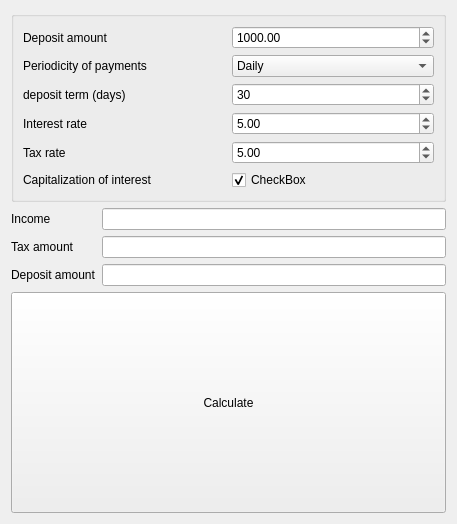
<?xml version="1.0" encoding="UTF-8"?>
<ui version="4.0">
 <class>DepositCalculatorView</class>
 <widget class="QWidget" name="DepositCalculatorView">
  <property name="geometry">
   <rect>
    <x>0</x>
    <y>0</y>
    <width>457</width>
    <height>524</height>
   </rect>
  </property>
  <property name="windowTitle">
   <string>Form</string>
  </property>
  <layout class="QGridLayout" name="gridLayout">
   <item row="4" column="0">
    <layout class="QFormLayout" name="formLayout">
     <item row="1" column="0">
      <widget class="QLabel" name="label_income">
       <property name="text">
        <string>Income</string>
       </property>
      </widget>
     </item>
     <item row="1" column="1">
      <widget class="QLineEdit" name="income">
       <property name="alignment">
        <set>Qt::AlignRight|Qt::AlignTrailing|Qt::AlignVCenter</set>
       </property>
       <property name="readOnly">
        <bool>true</bool>
       </property>
      </widget>
     </item>
     <item row="2" column="0">
      <widget class="QLabel" name="label_tax_amount">
       <property name="text">
        <string>Tax amount</string>
       </property>
      </widget>
     </item>
     <item row="2" column="1">
      <widget class="QLineEdit" name="tax_amount">
       <property name="text">
        <string/>
       </property>
       <property name="alignment">
        <set>Qt::AlignRight|Qt::AlignTrailing|Qt::AlignVCenter</set>
       </property>
       <property name="readOnly">
        <bool>true</bool>
       </property>
      </widget>
     </item>
     <item row="3" column="0">
      <widget class="QLabel" name="label_finite_amount">
       <property name="text">
        <string>Deposit amount</string>
       </property>
      </widget>
     </item>
     <item row="3" column="1">
      <widget class="QLineEdit" name="finite_amount">
       <property name="alignment">
        <set>Qt::AlignRight|Qt::AlignTrailing|Qt::AlignVCenter</set>
       </property>
       <property name="readOnly">
        <bool>true</bool>
       </property>
      </widget>
     </item>
     <item row="4" column="0" colspan="2">
      <widget class="QPushButton" name="button_calculate">
       <property name="sizePolicy">
        <sizepolicy hsizetype="Preferred" vsizetype="Expanding">
         <horstretch>0</horstretch>
         <verstretch>0</verstretch>
        </sizepolicy>
       </property>
       <property name="text">
        <string>Calculate</string>
       </property>
      </widget>
     </item>
     <item row="0" column="0" colspan="2">
      <widget class="QGroupBox" name="groupBox">
       <property name="title">
        <string/>
       </property>
       <layout class="QGridLayout" name="gridLayout_2">
        <item row="5" column="0">
         <widget class="QLabel" name="label_tax_rate">
          <property name="text">
           <string>Tax rate</string>
          </property>
         </widget>
        </item>
        <item row="1" column="0">
         <widget class="QLabel" name="label_amount">
          <property name="text">
           <string>Deposit amount</string>
          </property>
         </widget>
        </item>
        <item row="3" column="0">
         <widget class="QLabel" name="label_term">
          <property name="text">
           <string>deposit term (days)</string>
          </property>
         </widget>
        </item>
        <item row="5" column="1">
         <widget class="QDoubleSpinBox" name="tax">
          <property name="maximum">
           <double>1000.000000000000000</double>
          </property>
          <property name="value">
           <double>5.000000000000000</double>
          </property>
         </widget>
        </item>
        <item row="4" column="1">
         <widget class="QDoubleSpinBox" name="interest">
          <property name="maximum">
           <double>1000.000000000000000</double>
          </property>
          <property name="value">
           <double>5.000000000000000</double>
          </property>
         </widget>
        </item>
        <item row="7" column="1">
         <widget class="QCheckBox" name="capitalization">
          <property name="text">
           <string>CheckBox</string>
          </property>
          <property name="checked">
           <bool>true</bool>
          </property>
         </widget>
        </item>
        <item row="3" column="1">
         <widget class="QSpinBox" name="term">
          <property name="minimum">
           <number>1</number>
          </property>
          <property name="maximum">
           <number>100000000</number>
          </property>
          <property name="singleStep">
           <number>30</number>
          </property>
          <property name="value">
           <number>30</number>
          </property>
         </widget>
        </item>
        <item row="7" column="0">
         <widget class="QLabel" name="label_capitalization_of_interest">
          <property name="text">
           <string>Capitalization of interest</string>
          </property>
         </widget>
        </item>
        <item row="4" column="0">
         <widget class="QLabel" name="label_interest_rate">
          <property name="text">
           <string>Interest rate</string>
          </property>
         </widget>
        </item>
        <item row="1" column="1">
         <widget class="QDoubleSpinBox" name="initial_amount">
          <property name="maximum">
           <double>10000000000000000000.000000000000000</double>
          </property>
          <property name="singleStep">
           <double>10000.000000000000000</double>
          </property>
          <property name="value">
           <double>1000.000000000000000</double>
          </property>
         </widget>
        </item>
        <item row="2" column="0">
         <widget class="QLabel" name="label_periodicity_of_payments">
          <property name="text">
           <string>Periodicity of payments</string>
          </property>
         </widget>
        </item>
        <item row="2" column="1">
         <widget class="QComboBox" name="payment_period">
          <item>
           <property name="text">
            <string>Daily</string>
           </property>
          </item>
          <item>
           <property name="text">
            <string>Monthly</string>
           </property>
          </item>
          <item>
           <property name="text">
            <string>Quarterly</string>
           </property>
          </item>
          <item>
           <property name="text">
            <string>Annually</string>
           </property>
          </item>
         </widget>
        </item>
       </layout>
      </widget>
     </item>
    </layout>
   </item>
  </layout>
 </widget>
 <resources/>
 <connections/>
</ui>
